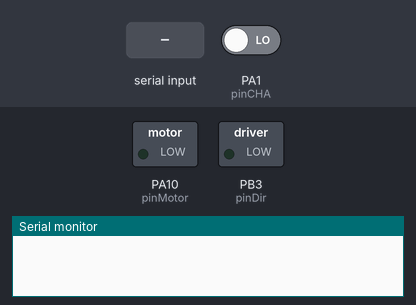
Bench run of a sketch on a simulated STM32 Blue Pill. On the bench: switched loads named in the sketch (green lamp = pin HIGH), the last lines printed to the serial monitor. Dashed ring = blinking. The inputs (shaded band) are chosen by the test bench; at power-on: PA1 (pinCHA) LOW.

Above: at 1.2 s.
1.3 s: "GO,1\n" received over Serial
At 1.47 s:
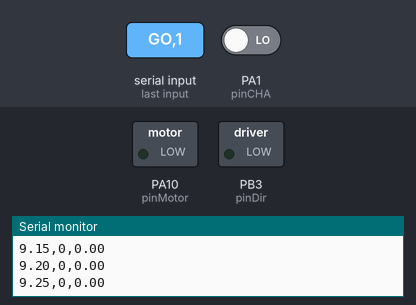
3.1 s: "PWM,150\n" received over Serial
At 4.3 s:
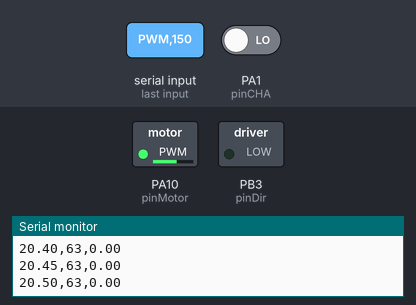
4.6 s: "DIR\n" received over Serial
At 5.6 s:
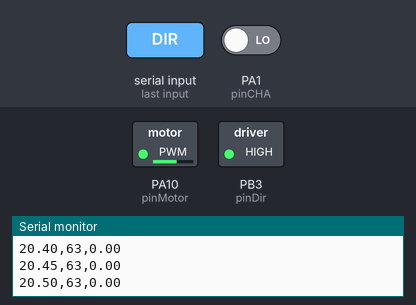
6.1 s: "GO,150\n" received over Serial
At 7.2 s:
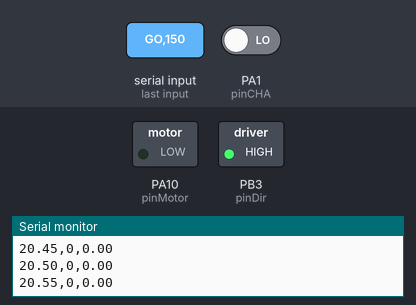
7.9 s: "DIR,1\n" received over Serial
At 9.3 s:
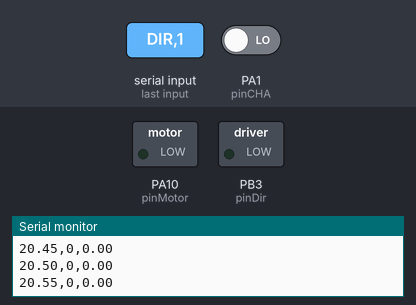
Timing chart, 0 to 10.4 s (numbered marks = the images above; inputs shaded):
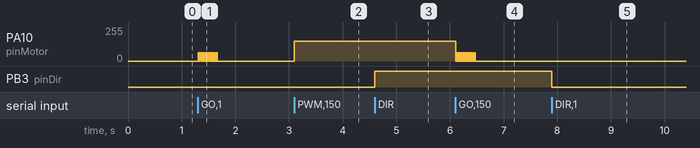

Measured:
- after the input at 1.3 s, PA10 (pinMotor): alternates 63/255 for 0.01 s and 0/255 for 0.01 s, 36 changes in all, then stays 0/255, starting at once
- after the input at 3.1 s, PA10 (pinMotor): 0/255 → 150/255 at once
- after the input at 4.6 s, PB3 (pinDir): LOW → HIGH at once
- after the input at 6.1 s, PA10 (pinMotor): alternates 63/255 for 0.01 s and 0/255 for 0.01 s, 37 changes in all, then stays 0/255, starting at once
- after the input at 7.9 s, PB3 (pinDir): HIGH → LOW at once

The sketch:

log_speed.ino
```cpp
/******************************************
   COURSE  : MTE504 MECHATRONICS II
   PROJECT : MONITOR SPEED
   DATE    : 10/08/2021
 *****************************************/

/***** LIBRARIES *****/
#include <Encoder.h>
#include <TimerOne.h>
/********************/

/***** VARIABLES *****/

// Serial Port Used
#define PORT Serial

// PWM value
int valuePWM = 0;

// Motor PWM Pin
byte pinMotor = PA10;

// Direvction Pin
byte pinDir = PB3;

// ENCODER
byte pinCHA = PA1;
byte pinCHB = PA0;

// Encoder number  of pulses per revolution
float PulsesPerRevolution = 420;

// Calculated speed in RPM
volatile float speedRPM = 0;

// Current count of incoming encoder pulses
volatile float PulseCount = 0.0;

// TIMER
float timerInterval = 0.05;

// Logging
float sampleCount = 0.0;
float switchingPeriod = 0.5;
float numOfSamples = switchingPeriod / timerInterval;
float overallSampleCount = 0;
float overallNumOfSamples = numOfSamples * 20 * 2 + numOfSamples;
float t = 0.0;
/********************/

// Timer Interrupt Service Routine
void tmrISR()
{
  // Disable interrupt
  noInterrupts();

  speedRPM = ((PulseCount / timerInterval) / PulsesPerRevolution) * 60.0;
  PORT.print(t);
  PORT.print(",");
  PORT.print(valuePWM);
  PORT.print(",");
  PORT.println(speedRPM);
  PulseCount = 0;

  // For logging
  if (sampleCount == numOfSamples)
  {
    if (valuePWM > 0)
    {
      valuePWM = 0;
      analogWrite(pinMotor, valuePWM);
    }
    else
    {
      valuePWM = (255/4);
      analogWrite(pinMotor, valuePWM);
    }
    sampleCount = 0;
  }
  else
    // Increment pulse count
    sampleCount++;

  if (overallSampleCount >= overallNumOfSamples)
  {
    // End connection
    // Stop Motor
    analogWrite(pinMotor, 0.0);
    sampleCount = 0;
    PulseCount = 0;
    overallSampleCount = 0;
    t = 0;

    //Detach ISR
    Timer1.detachInterrupt();
    detachInterrupt(digitalPinToInterrupt(pinCHA));
  }
  else
    overallSampleCount++;

  // Increment timestamp
  t+=timerInterval;

  // Enable Interrupt
  interrupts();
}

// External Interrupt Service Routine
void externalISR()
{
  PulseCount++;
}

void setup()
{
  // Setup serial baudrate
  PORT.begin(115200);

  // Set pins as output
  pinMode(pinMotor, OUTPUT);
  pinMode(pinDir, OUTPUT);


  // Default to 0
  digitalWrite(pinMotor, LOW);
  digitalWrite(pinDir, LOW);


  // Encoder PIN
  pinMode(pinCHA, INPUT); // Set encoder pin as input to receive pulse train
}

void loop()
{
}

void serialEvent()
{
  // Read command characters until \n is received
  auto IncomingCommand = PORT.readStringUntil('\n');
  const auto Command = IncomingCommand.substring(0, IncomingCommand.indexOf(','));
  auto StringData = IncomingCommand.substring(IncomingCommand.indexOf(',') + 1, IncomingCommand.length());
  PORT.flush();
  // Parsing command
  if (Command == "GO")
  {
    // Start streaming data
    Timer1.initialize(timerInterval * 1000000);
    //Attach ISR
    Timer1.attachInterrupt(tmrISR);

    //Enable external interrupt (Rising Edge)
    attachInterrupt(digitalPinToInterrupt(pinCHA), externalISR, RISING);
  }
  if (Command == "END")
  {
    // Stop Motor
    analogWrite(pinMotor, 0.0);
    //Detach ISR
    Timer1.detachInterrupt();
    detachInterrupt(digitalPinToInterrupt(pinCHA));
  }

  // New command for PWM
  if (Command == "PWM")
  {
    // Send PWM value
    valuePWM = StringData.toInt();
    analogWrite(pinMotor, valuePWM);
  }

  // New command for direction
  if (Command == "DIR")
  {
    // Set Motor Direction
    int Direction = StringData.toInt();
    if (Direction == 0)
    {
      digitalWrite(pinDir, 1);
    }
    if (Direction == 1)
    {
      digitalWrite(pinDir, 0);
    }
  }

  if (Command == "GOLOG")
  {
    // Start streaming data
    Timer1.initialize(timerInterval * 1000000);
    //Attach ISR
    Timer1.attachInterrupt(tmrISR);

    //Enable external interrupt (Rising Edge)
    attachInterrupt(digitalPinToInterrupt(pinCHA), externalISR, RISING);

    // Set PWM to 0
    analogWrite(pinMotor, 0);
  }
}
```
